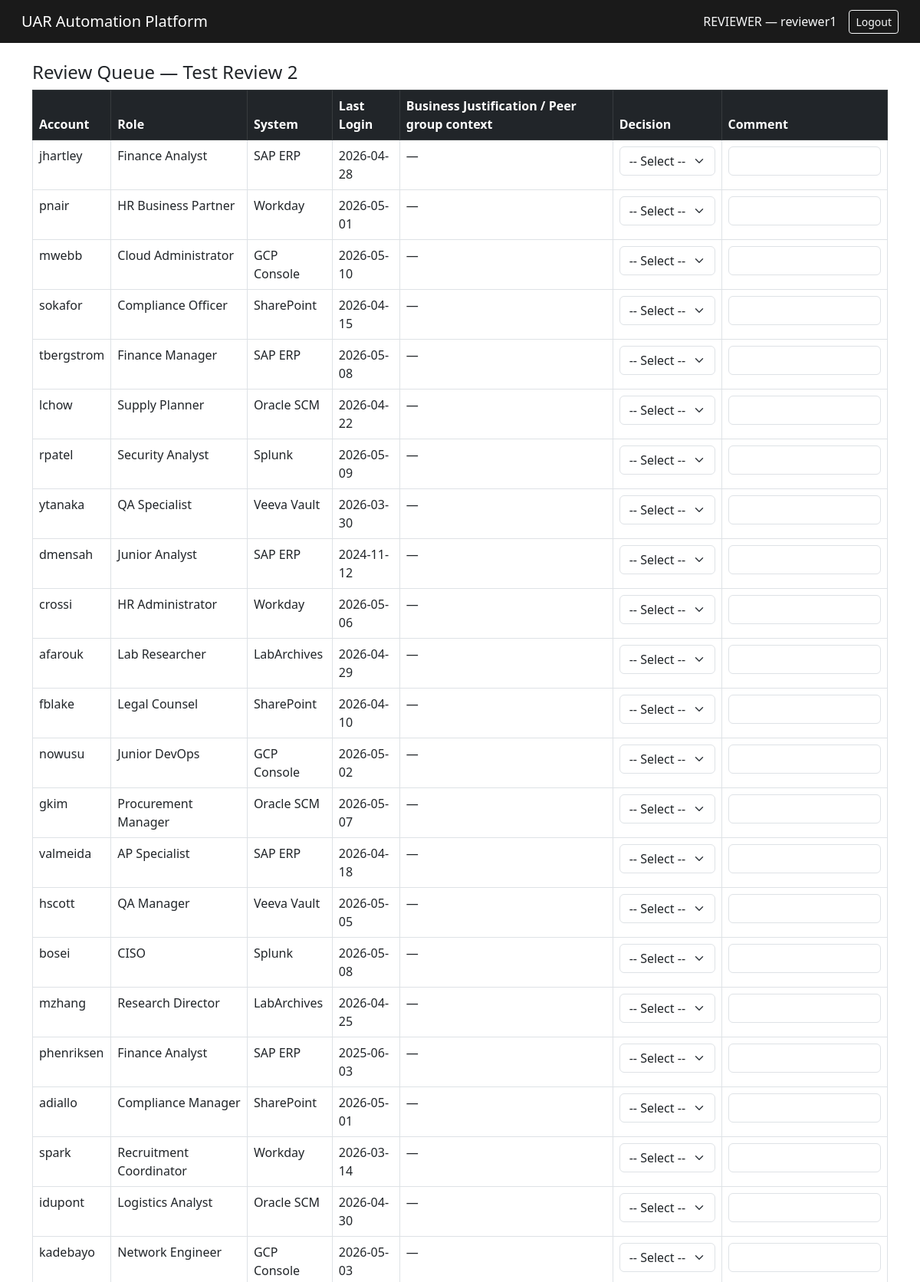
Page /review/2/decide (signed in, upper part) on the committed database.
### app/models.py (models this page shows, shortened)
class User(db.Model):
    __tablename__ = 'users'
    id            = db.Column(db.Integer, primary_key=True)
    username      = db.Column(db.String(80), unique=True, nullable=False)
    email         = db.Column(db.String(120), unique=True, nullable=False)
    password_hash = db.Column(db.String(256))
    role          = db.Column(db.String(30), nullable=False)
    is_active     = db.Column(db.Boolean, default=True)
    created_at    = db.Column(db.DateTime, default=datetime.utcnow)
    @property
    def is_authenticated(self):
        return True

class UARReview(db.Model):
    __tablename__ = 'uar_reviews'
    id            = db.Column(db.Integer, primary_key=True)
    title         = db.Column(db.String(200))
    initiator_id  = db.Column(db.Integer, db.ForeignKey('users.id'),
                              nullable=False)
    reviewer_id   = db.Column(db.Integer, db.ForeignKey('users.id'),
                              nullable=False)
    approver_id   = db.Column(db.Integer, db.ForeignKey('users.id'),
                              nullable=False)
    status        = db.Column(db.String(20), default='PENDING')
    created_at    = db.Column(db.DateTime, default=datetime.utcnow)
    completed_at  = db.Column(db.DateTime)
    approved_at   = db.Column(db.DateTime)
    reject_reason = db.Column(db.Text)
    initiator = db.relationship('User', foreign_keys=[initiator_id])
    reviewer  = db.relationship('User', foreign_keys=[reviewer_id])
    approver  = db.relationship('User', foreign_keys=[approver_id])
    entries   = db.relationship('UAREntry', backref='review', lazy=True)

class UAREntry(db.Model):
    __tablename__ = 'uar_entries'
    id            = db.Column(db.Integer, primary_key=True)
    review_id     = db.Column(db.Integer,
                              db.ForeignKey('uar_reviews.id'),
                              nullable=False)
    account_name  = db.Column(db.String(200), nullable=False)
    current_role  = db.Column(db.String(200), nullable=False)
    system        = db.Column(db.String(200), nullable=False)
    last_login    = db.Column(db.String(50))
    justification = db.Column(db.Text)
    decision      = db.Column(db.String(30))
    comment       = db.Column(db.Text)
    decided_at    = db.Column(db.DateTime)

### app/routes.py (the view, shortened to what this page needs)
@main.route('/review/<int:review_id>/decide', methods=['GET', 'POST'])
@login_required
@role_required('reviewer')
def review_decide(review_id):
    review  = UARReview.query.get_or_404(review_id)
    entries = UAREntry.query.filter_by(review_id=review_id).all()
    return render_template('reviewer/review_queue.html',
                           review=review, entries=entries)

### app/auth.py (called while the page is built)
@login_manager.user_loader
def load_user(user_id):
    return User.query.get(int(user_id))

### app/routes.py (called while the page is built)
def role_required(*roles):
    def decorator(f):
        @wraps(f)
        def decorated(*args, **kwargs):
            if not current_user.is_authenticated:
                abort(401)
            if current_user.role not in roles:
                abort(403)
            return f(*args, **kwargs)
        return decorated
    return decorator

### app/templates/reviewer/review_queue.html (shortened to what this page needs)
{% extends 'base.html' %}
{% block content %}
<h4>Review Queue — {{ review.title }}</h4>
<form method='POST' id='reviewForm'>
  <table class='table table-bordered'>
    <thead class='table-dark'>
      <tr>
        <th>Account</th>
        <th>Role</th>
        <th>System</th>
        <th>Last Login</th>
        <th>Business Justification / Peer group context</th>
        <th>Decision</th>
        <th>Comment</th>
      </tr>
    </thead>
    <tbody>
      {% for entry in entries %}
      <tr>
        <td>{{ entry.account_name }}</td>
        <td>{{ entry.current_role }}</td>
        <td>{{ entry.system }}</td>
        <td>{{ entry.last_login }}</td>
        <td>{{ entry.justification or '—' }}</td>
        <td>
          <select name='decision_{{ entry.id }}' required
                  class='form-select'>
            <option value=''>-- Select --</option>
          </select>
        </td>
        <td>
          <input name='comment_{{ entry.id }}'
                 class='form-control'
                 value='{{ entry.comment or "" }}'>
        </td>
      </tr>
      {% endfor %}
    </tbody>
  </table>
</form>
{% endblock %}

### app/templates/base.html (shortened to what this page needs)
<!DOCTYPE html>
<html lang='en'>
<head>
  <link href='https://cdn.jsdelivr.net/npm/bootstrap@5.3/dist/css/bootstrap.min.css' rel='stylesheet'>
</head>
<body>
  <nav class='navbar navbar-dark navbar-expand-lg'
       style='background:#1A1A1A'>
    <div class='container-fluid'>
      <span class='navbar-brand ms-3'>UAR Automation Platform</span>
      {% if current_user.is_authenticated %}
      <div class='d-flex align-items-center'>
        <span class='text-light me-3'>
          {{ current_user.role|upper }} — {{ current_user.username }}
        </span>
        <a href='/logout' class='btn btn-outline-light btn-sm me-3'>
          Logout
        </a>
      </div>
      {% endif %}
    </div>
  </nav>
  <div class='container mt-4'>{% block content %}{% endblock %}</div>
</body>
</html>

### rows in the picture
User: role "REVIEWER", username "reviewer1"
UARReview: title "Test Review 2"
UAREntry: account_name "jhartley", current_role "Finance Analyst", system "SAP ERP", last_login "2026-04-28", justification "—"
UAREntry: account_name "pnair", current_role "HR Business Partner", system "Workday", last_login "2026-05-01", justification "—"
UAREntry: account_name "mwebb", current_role "Cloud Administrator", system "GCP Console", last_login "2026-05-10", justification "—"
UAREntry: account_name "sokafor", current_role "Compliance Officer", system "SharePoint", last_login "2026-04-15", justification "—"
UAREntry: account_name "tbergstrom", current_role "Finance Manager", system "SAP ERP", last_login "2026-05-08", justification "—"
UAREntry: account_name "lchow", current_role "Supply Planner", system "Oracle SCM", last_login "2026-04-22", justification "—"
UAREntry: account_name "rpatel", current_role "Security Analyst", system "Splunk", last_login "2026-05-09", justification "—"
UAREntry: account_name "ytanaka", current_role "QA Specialist", system "Veeva Vault", last_login "2026-03-30", justification "—"
UAREntry: account_name "dmensah", current_role "Junior Analyst", system "SAP ERP", last_login "2024-11-12", justification "—"
UAREntry: account_name "crossi", current_role "HR Administrator", system "Workday", last_login "2026-05-06", justification "—"
UAREntry: account_name "afarouk", current_role "Lab Researcher", system "LabArchives", last_login "2026-04-29", justification "—"
UAREntry: account_name "fblake", current_role "Legal Counsel", system "SharePoint", last_login "2026-04-10", justification "—"
UAREntry: account_name "nowusu", current_role "Junior DevOps", system "GCP Console", last_login "2026-05-02", justification "—"
UAREntry: account_name "gkim", current_role "Procurement Manager", system "Oracle SCM", last_login "2026-05-07", justification "—"
UAREntry: account_name "valmeida", current_role "AP Specialist", system "SAP ERP", last_login "2026-04-18", justification "—"
UAREntry: account_name "hscott", current_role "QA Manager", system "Veeva Vault", last_login "2026-05-05", justification "—"
UAREntry: account_name "bosei", current_role "CISO", system "Splunk", last_login "2026-05-08", justification "—"
UAREntry: account_name "mzhang", current_role "Research Director", system "LabArchives", last_login "2026-04-25", justification "—"
UAREntry: account_name "phenriksen", current_role "Finance Analyst", system "SAP ERP", last_login "2025-06-03", justification "—"
UAREntry: account_name "adiallo", current_role "Compliance Manager", system "SharePoint", last_login "2026-05-01", justification "—"
UAREntry: account_name "spark", current_role "Recruitment Coordinator", system "Workday", last_login "2026-03-14", justification "—"
UAREntry: account_name "idupont", current_role "Logistics Analyst", system "Oracle SCM", last_login "2026-04-30", justification "—"
UAREntry: account_name "kadebayo", current_role "Network Engineer", system "GCP Console", last_login "2026-05-03", justification "—"
